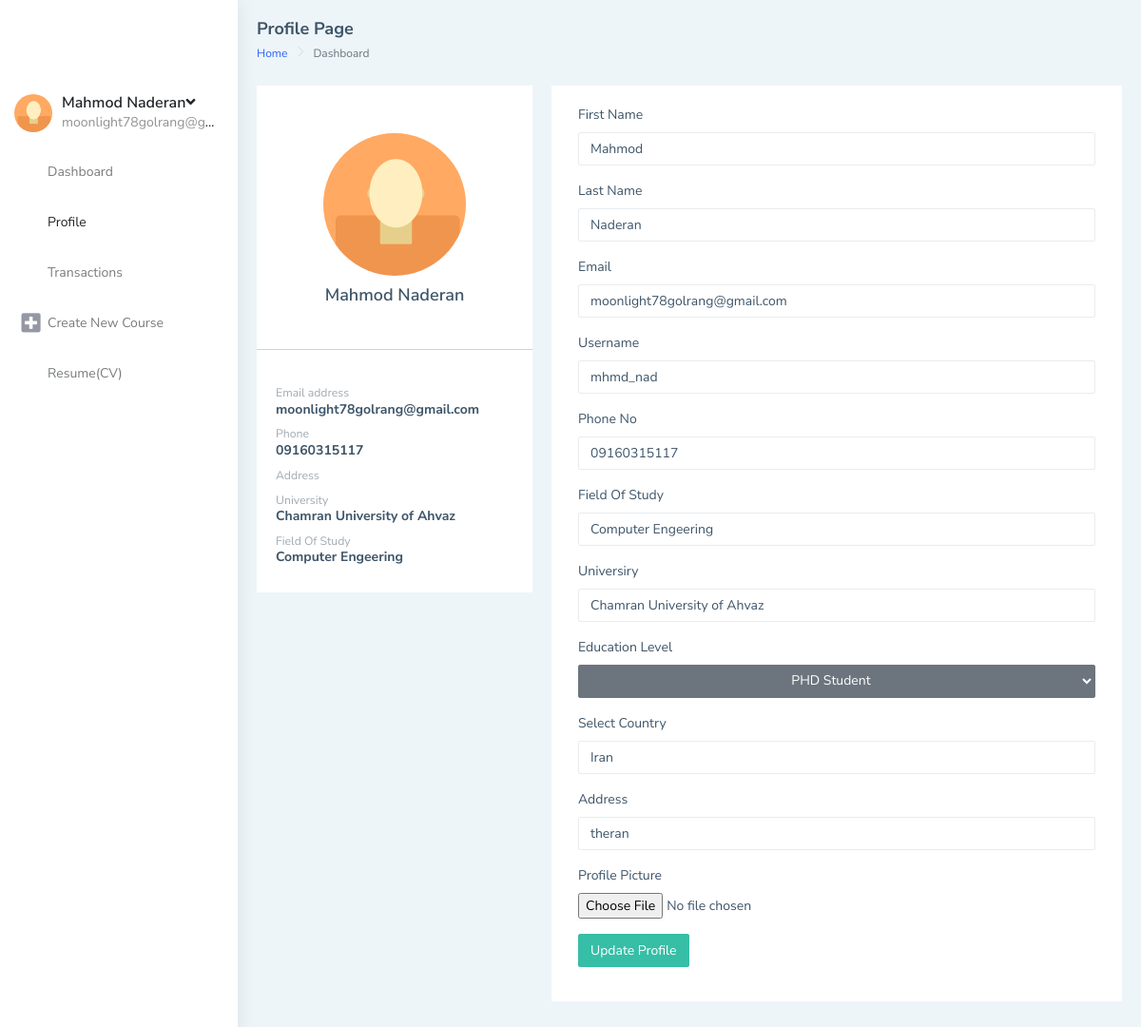
Before: /accounts/teacherdashboard/profile (signed in) with the older database file.
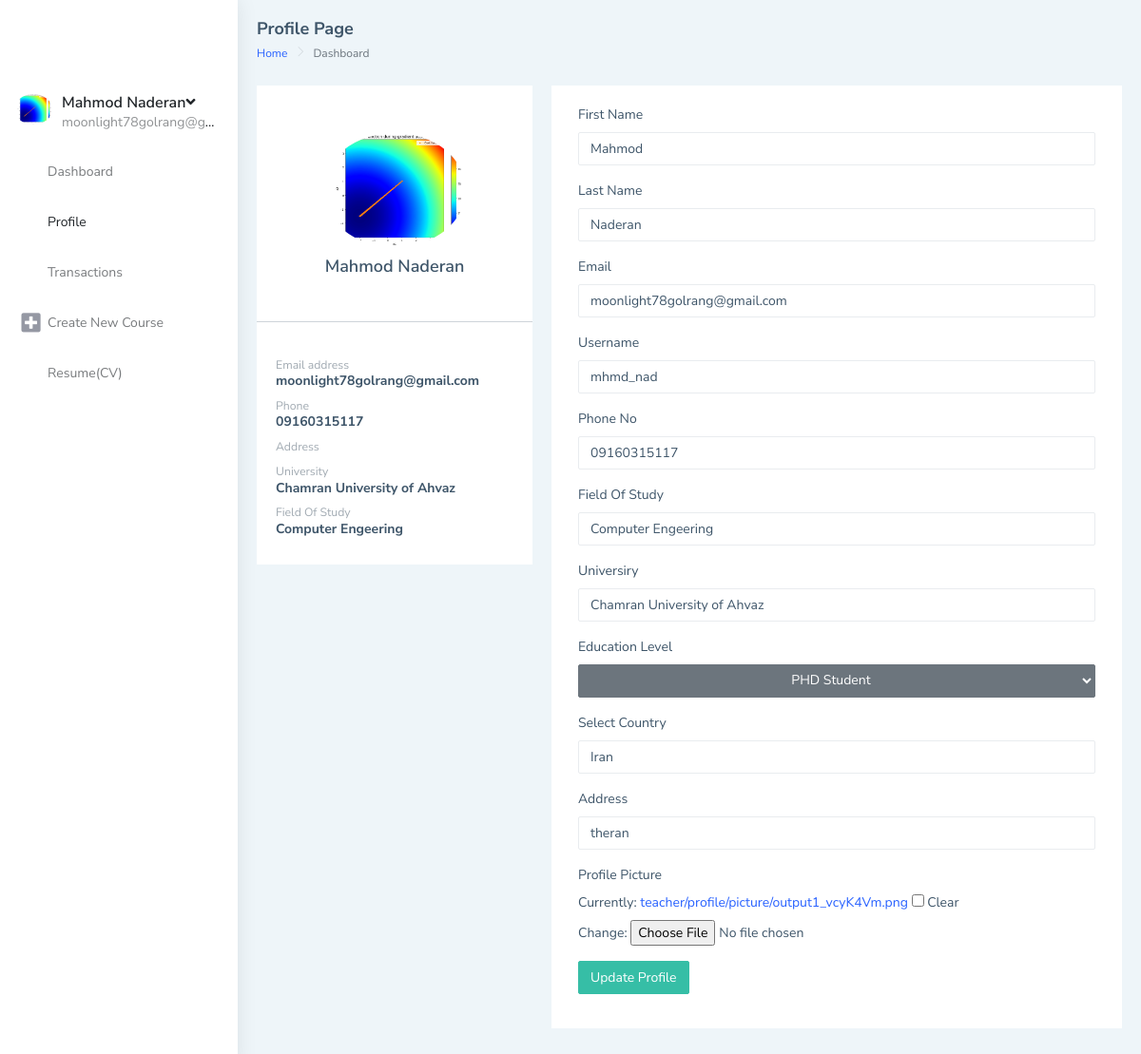
After: the same page with the newer database file.
### mainSite/models.py (models this page shows, shortened)
class Teacher (models.Model):
    phone = models.CharField(max_length=200, unique=True)
    date_created = models.DateTimeField(auto_now_add=True, null=True)
    user = models.OneToOneField(
        User, null=True, on_delete=models.CASCADE, related_name='teacher')
    profile_pic = models.ImageField(
        upload_to='teacher/profile/picture/', null=True, blank=True)
    course = models.ManyToManyField(Course, related_name='teacher')
    fildOfStudy = models.CharField(max_length=60, null=True)
    university = models.CharField(max_length=60, null=True)
    educations = (
        ('b', 'Bachelor'),
        ('bs', 'Bachelor Student'),
        ('m', 'Master'),
        ('ms', 'Master Student'),
        ('p', 'PHD'),
        ('ps', 'PHD Student'),
    )
    address=models.CharField(max_length=50, null=True)
    lastEducation = models.CharField(
        max_length=2, choices=educations, default='bs')
    documents = models.FileField(
        upload_to='teacher/documents/', null=True, blank=True)
    companiName1= models.CharField(max_length=50, null=True)
    jobSituation1= models.CharField(max_length=50, null=True)
    companiName2= models.CharField(max_length=50, null=True)
    jobSituation2= models.CharField(max_length=50, null=True)
    courseTitle1= models.CharField(max_length=50, null=True)
    courseTime1= models.CharField(max_length=50, null=True)
    courseTitle2= models.CharField(max_length=50, null=True)
    courseTime2= models.CharField(max_length=50, null=True)
    exteraInfo =models.CharField(max_length=200 , null=True)
    accepted =models.BooleanField(default=False)
    wallet=models.FloatField(default=0)

### mainSite/decorators.py (the view)
        def wrapper_func(requset, *args , **kwargs):
            group = None
            if requset.user.groups.exists():
                group = requset.user.groups.all()[0].name
            if group == None:
                return HttpResponse("you are not authorized to view this page")
            if group in allowed_roles:
                 return view_func(requset, *args , **kwargs)
            else:
                return HttpResponse("you are not authorized to view this page")

### mainSite/forms.py (shortened to what this page needs)
class EditTeacherForm(forms.ModelForm):
    address = forms.CharField(widget=forms.TextInput(
        attrs={'class': 'form-control form-control-line', 'rows': 3}))
    contry = forms.ChoiceField(
        widget=forms.Select,
        choices=COUNTRYS,
    )
    contry.widget.attrs['class'] = 'form-control'
    lastEducation = forms.ChoiceField(
        widget=forms.Select,
        choices=educations,
    )
    lastEducation.widget.attrs['class'] = ' btn btn-secondary dropdown-toggle w-100'
    class Meta:
        model = Teacher
        fields = ['phone','fildOfStudy','university','lastEducation', 'contry', 'address', 'profile_pic']

class UserEditForm(UserChangeForm):
    class Meta(UserChangeForm.Meta):
        fields = ["first_name", "last_name", "email", "username"]
    password = None

### templates/teacherdashboard-profile.html (shortened to what the changed rows need)
{% load static %}
{% load widget_tweaks %}
<!DOCTYPE html>
<html dir="ltr" lang="en">
<head>
    <link href="{% static '/distt/css/style.min.css' %}" rel="stylesheet"  >
</head>
<body>
    <div id="main-wrapper" data-layout="vertical" data-navbarbg="skin5" data-sidebartype="full"
        data-sidebar-position="absolute" data-header-position="absolute" data-boxed-layout="full">
        <aside class="left-sidebar" data-sidebarbg="skin6">
            <div class="scroll-sidebar">
                <nav class="sidebar-nav">
                    <ul id="sidebarnav">
                            <div class="user-profile d-flex no-block dropdown m-t-20">
                                {% if teacher.profile_pic %}
                              <div class="user-pic"><img src="{{teacher.profile_pic.url}}" alt="users"
                                  class="rounded-circle" width="40" /></div>
                              {% else %}
                              <div class="user-pic"><img src="{% static '/image/1.jpg' %}" alt="users"
                                  class="rounded-circle" width="40" /></div>
                              {% endif %}
                                <div class="user-content hide-menu m-l-10">
                                    <a href="#" class="" id="Userdd" role="button"
                                        data-bs-toggle="dropdown" aria-haspopup="true" aria-expanded="false">
                                        <h5 class="m-b-0 user-name font-medium">{{teacher.user.get_full_name}}<i
                                                class="fa fa-angle-down"></i></h5>
                                        <span class="op-5 user-email">{{teacher.user.email}}</span>
                                    </a>
                                </div>
                            </div>
                    </ul>
                </nav>
            </div>
        </aside>
        <div class="page-wrapper">
            <div class="container-fluid">
                <div class="row">
                    <div class="col-lg-4 col-xlg-3 col-md-5">
                        <div class="card">
                            <div class="card-body">
                                <center class="m-t-30">
                                    {% if teacher.profile_pic %}
                                    <div class="user-pic">
                                        <img src="{{teacher.profile_pic.url}}"
                                        class="rounded-circle" width="150" />
                                    </div>
                                    {% else %}
                                    <div class="user-pic">
                                        <img src="{% static '/assetss/images/users/1.jpg' %}"
                                        class="rounded-circle" width="150" />
                                    </div>
                                    {% endif %}
                                    <h4 class="card-title m-t-10">{{teacher.user.get_full_name}}</h4>
                                </center>
                            </div>
                            <div class="card-body">
                                <small class="text-muted">Email address </small>
                                <h6>{{teacher.user.email}}</h6>
                                <small class="text-muted p-t-30 db">Phone</small>
                                <h6>{{teacher.phone}}</h6>
                                <small class="text-muted p-t-30 db">Address</small>
                                <small class="text-muted p-t-30 db">University</small>
                                <h6>{{teacher.university}}</h6>
                                <small class="text-muted p-t-30 db">Field Of Study</small>
                                <h6>{{teacher.fildOfStudy}}</h6>
                            </div>
                        </div>
                    </div>
                    <div class="col-lg-8 col-xlg-9 col-md-7">
                        <div class="card">
                            <div class="card-body">
                                <form class="form-horizontal form-material mx-2" method="POST"  enctype="multipart/form-data">
                                    <div class="form-group">
                                        <div class="col-md-12">
                                                {% render_field formTeacher.phone type="phone" class="form-control form-control-line"  %}
                                        </div>
                                    </div>
                                    <div class="form-group">
                                        <div class="col-md-12">
                                                {% render_field formTeacher.fildOfStudy type="text" class="form-control form-control-line" placeholder="Computer Engineering"  %}
                                        </div>
                                    </div>
                                    <div class="form-group">
                                        <div class="col-md-12">
                                                {% render_field formTeacher.university type="text" class="form-control form-control-line" placeholder="Shahid Chamran University Of Ahvaz"  %}
                                        </div>
                                    </div>
                                    <div class="form-group">
                                        <div class="col-sm-12">
                                            {{formTeacher.lastEducation}}
                                        </div>
                                    </div>
                                    <div class="form-group">
                                        <div class="col-md-12">
                                            {% render_field formTeacher.address class="form-control form-control-line" %}
                                        </div>
                                    </div>
                                    <div class="form-group">
                                        <label class="col-md-12">Profile Picture</label>
                                        <div class="col-md-12">
                                            {{ formTeacher.profile_pic }}
                                        </div>
                                    </div>
                                </form>
                            </div>
                        </div>
                    </div>
                </div>
            </div>
        </div>
    </div>
</body>
</html>

Changed rows visible on the page:
changed Teacher "Chamran University of Ahvaz": profile_pic: picture added
Other visible differences:
form field profile_pic: (not shown) → "☐"
text now shown: "Currently: teacher/profile/picture/output1_vcyK4Vm.png Clear Change:"
